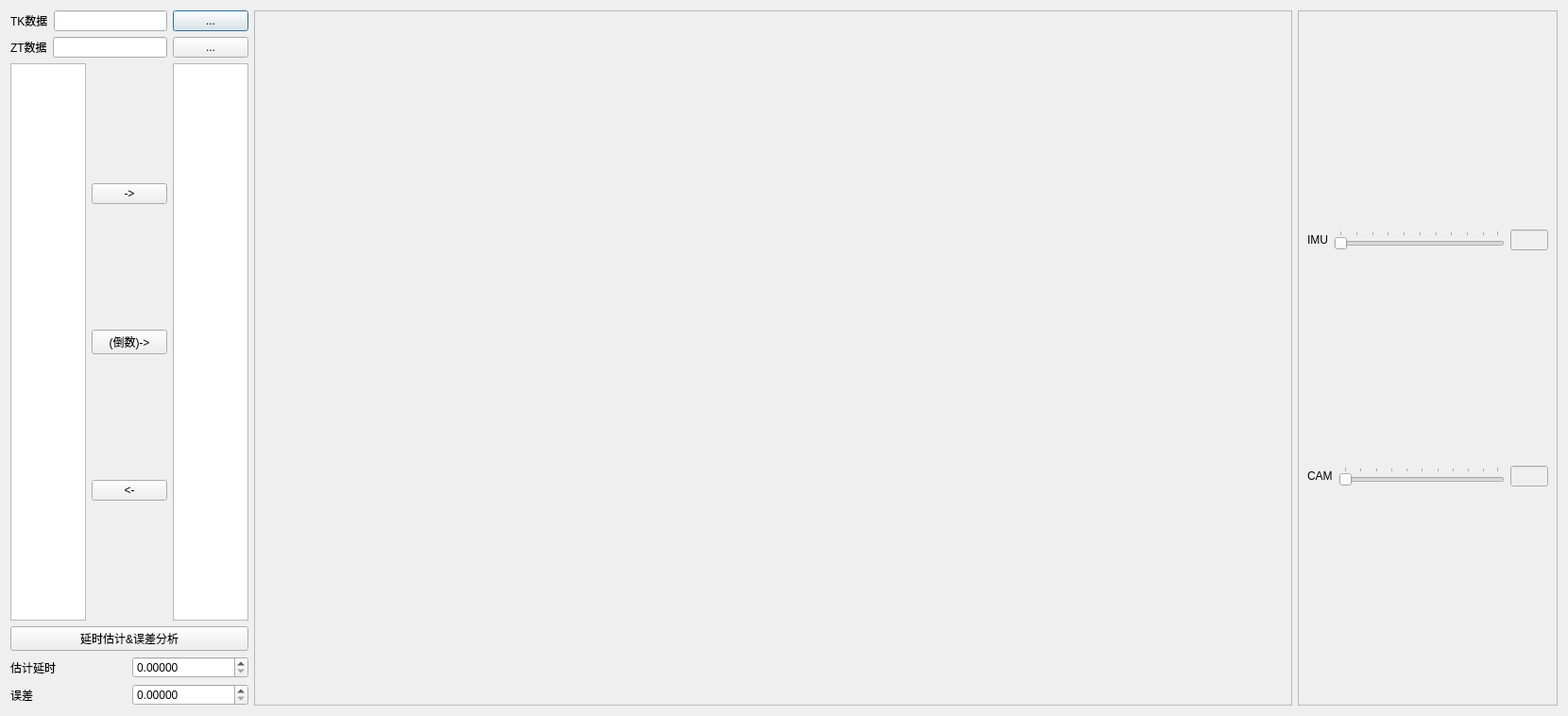
<?xml version="1.0" encoding="UTF-8"?>
<ui version="4.0">
 <class>Dialog</class>
 <widget class="QDialog" name="Dialog">
  <property name="windowModality">
   <enum>Qt::NonModal</enum>
  </property>
  <property name="geometry">
   <rect>
    <x>0</x>
    <y>0</y>
    <width>1660</width>
    <height>758</height>
   </rect>
  </property>
  <property name="sizePolicy">
   <sizepolicy hsizetype="Expanding" vsizetype="Expanding">
    <horstretch>0</horstretch>
    <verstretch>0</verstretch>
   </sizepolicy>
  </property>
  <property name="cursor">
   <cursorShape>ArrowCursor</cursorShape>
  </property>
  <property name="windowTitle">
   <string>结果分析</string>
  </property>
  <property name="windowIcon">
   <iconset>
    <normaloff>../res/数据.png</normaloff>../res/数据.png</iconset>
  </property>
  <property name="modal">
   <bool>false</bool>
  </property>
  <layout class="QVBoxLayout" name="verticalLayout_2">
   <item>
    <layout class="QHBoxLayout" name="horizontalLayout">
     <item>
      <layout class="QVBoxLayout" name="verticalLayout">
       <item>
        <layout class="QHBoxLayout" name="horizontalLayout_4">
         <item>
          <widget class="QLabel" name="label_2">
           <property name="text">
            <string>TK数据</string>
           </property>
          </widget>
         </item>
         <item>
          <widget class="QLineEdit" name="lineEdit">
           <property name="sizePolicy">
            <sizepolicy hsizetype="Expanding" vsizetype="Fixed">
             <horstretch>2</horstretch>
             <verstretch>0</verstretch>
            </sizepolicy>
           </property>
          </widget>
         </item>
         <item>
          <widget class="QPushButton" name="pushButton_opendata">
           <property name="text">
            <string>...</string>
           </property>
          </widget>
         </item>
        </layout>
       </item>
       <item>
        <layout class="QHBoxLayout" name="horizontalLayout_2">
         <item>
          <widget class="QLabel" name="label">
           <property name="sizePolicy">
            <sizepolicy hsizetype="Preferred" vsizetype="Preferred">
             <horstretch>1</horstretch>
             <verstretch>0</verstretch>
            </sizepolicy>
           </property>
           <property name="text">
            <string>ZT数据</string>
           </property>
          </widget>
         </item>
         <item>
          <widget class="QLineEdit" name="lineEdit_2">
           <property name="sizePolicy">
            <sizepolicy hsizetype="Expanding" vsizetype="Fixed">
             <horstretch>4</horstretch>
             <verstretch>0</verstretch>
            </sizepolicy>
           </property>
          </widget>
         </item>
         <item>
          <widget class="QPushButton" name="pushButton_openztdata">
           <property name="sizePolicy">
            <sizepolicy hsizetype="Minimum" vsizetype="Fixed">
             <horstretch>1</horstretch>
             <verstretch>0</verstretch>
            </sizepolicy>
           </property>
           <property name="text">
            <string>...</string>
           </property>
          </widget>
         </item>
        </layout>
       </item>
       <item>
        <layout class="QHBoxLayout" name="horizontalLayout_3">
         <item>
          <widget class="QListWidget" name="listWidget_1">
           <property name="sizePolicy">
            <sizepolicy hsizetype="Expanding" vsizetype="Expanding">
             <horstretch>2</horstretch>
             <verstretch>0</verstretch>
            </sizepolicy>
           </property>
           <property name="maximumSize">
            <size>
             <width>80</width>
             <height>16777215</height>
            </size>
           </property>
          </widget>
         </item>
         <item>
          <layout class="QVBoxLayout" name="verticalLayout_4">
           <item>
            <widget class="QPushButton" name="pushButton_2">
             <property name="sizePolicy">
              <sizepolicy hsizetype="Maximum" vsizetype="Fixed">
               <horstretch>2</horstretch>
               <verstretch>0</verstretch>
              </sizepolicy>
             </property>
             <property name="maximumSize">
              <size>
               <width>16777215</width>
               <height>16777215</height>
              </size>
             </property>
             <property name="text">
              <string>-&gt;</string>
             </property>
            </widget>
           </item>
           <item>
            <widget class="QPushButton" name="pushButton_3">
             <property name="cursor">
              <cursorShape>ArrowCursor</cursorShape>
             </property>
             <property name="text">
              <string>(倒数)-&gt;</string>
             </property>
            </widget>
           </item>
           <item>
            <widget class="QPushButton" name="pushButton">
             <property name="sizePolicy">
              <sizepolicy hsizetype="Maximum" vsizetype="Fixed">
               <horstretch>2</horstretch>
               <verstretch>0</verstretch>
              </sizepolicy>
             </property>
             <property name="maximumSize">
              <size>
               <width>16777215</width>
               <height>16777215</height>
              </size>
             </property>
             <property name="text">
              <string>&lt;-</string>
             </property>
            </widget>
           </item>
          </layout>
         </item>
         <item>
          <widget class="QListWidget" name="listWidget_2">
           <property name="sizePolicy">
            <sizepolicy hsizetype="Expanding" vsizetype="Expanding">
             <horstretch>2</horstretch>
             <verstretch>0</verstretch>
            </sizepolicy>
           </property>
           <property name="maximumSize">
            <size>
             <width>80</width>
             <height>16777215</height>
            </size>
           </property>
          </widget>
         </item>
        </layout>
       </item>
       <item>
        <widget class="QPushButton" name="pushButton_4">
         <property name="sizePolicy">
          <sizepolicy hsizetype="Expanding" vsizetype="Fixed">
           <horstretch>2</horstretch>
           <verstretch>0</verstretch>
          </sizepolicy>
         </property>
         <property name="maximumSize">
          <size>
           <width>16777215</width>
           <height>16777215</height>
          </size>
         </property>
         <property name="text">
          <string>延时估计&amp;&amp;误差分析</string>
         </property>
        </widget>
       </item>
       <item>
        <layout class="QHBoxLayout" name="horizontalLayout_5">
         <item>
          <widget class="QLabel" name="label_3">
           <property name="sizePolicy">
            <sizepolicy hsizetype="Minimum" vsizetype="Preferred">
             <horstretch>0</horstretch>
             <verstretch>0</verstretch>
            </sizepolicy>
           </property>
           <property name="text">
            <string>估计延时</string>
           </property>
          </widget>
         </item>
         <item>
          <widget class="QDoubleSpinBox" name="doubleSpinBox">
           <property name="decimals">
            <number>5</number>
           </property>
          </widget>
         </item>
        </layout>
       </item>
       <item>
        <layout class="QHBoxLayout" name="horizontalLayout_7">
         <item>
          <widget class="QLabel" name="label_4">
           <property name="sizePolicy">
            <sizepolicy hsizetype="Minimum" vsizetype="Preferred">
             <horstretch>0</horstretch>
             <verstretch>0</verstretch>
            </sizepolicy>
           </property>
           <property name="text">
            <string>误差</string>
           </property>
          </widget>
         </item>
         <item>
          <widget class="QDoubleSpinBox" name="doubleSpinBox_2">
           <property name="decimals">
            <number>5</number>
           </property>
          </widget>
         </item>
        </layout>
       </item>
      </layout>
     </item>
     <item>
      <widget class="QFrame" name="frame">
       <property name="sizePolicy">
        <sizepolicy hsizetype="Preferred" vsizetype="Preferred">
         <horstretch>20</horstretch>
         <verstretch>0</verstretch>
        </sizepolicy>
       </property>
       <property name="frameShape">
        <enum>QFrame::StyledPanel</enum>
       </property>
       <property name="frameShadow">
        <enum>QFrame::Raised</enum>
       </property>
       <layout class="QVBoxLayout" name="verticalLayout_8">
        <item>
         <layout class="QVBoxLayout" name="figureLayout"/>
        </item>
       </layout>
      </widget>
     </item>
     <item>
      <widget class="QFrame" name="frame_2">
       <property name="sizePolicy">
        <sizepolicy hsizetype="Preferred" vsizetype="Preferred">
         <horstretch>5</horstretch>
         <verstretch>0</verstretch>
        </sizepolicy>
       </property>
       <property name="frameShape">
        <enum>QFrame::StyledPanel</enum>
       </property>
       <property name="frameShadow">
        <enum>QFrame::Raised</enum>
       </property>
       <layout class="QVBoxLayout" name="verticalLayout_6">
        <item>
         <layout class="QVBoxLayout" name="histLayout"/>
        </item>
        <item>
         <layout class="QHBoxLayout" name="horizontalLayout_6">
          <item>
           <widget class="QLabel" name="label_5">
            <property name="sizePolicy">
             <sizepolicy hsizetype="Preferred" vsizetype="Minimum">
              <horstretch>0</horstretch>
              <verstretch>0</verstretch>
             </sizepolicy>
            </property>
            <property name="text">
             <string>IMU</string>
            </property>
           </widget>
          </item>
          <item>
           <widget class="QSlider" name="horizontalSlider">
            <property name="focusPolicy">
             <enum>Qt::StrongFocus</enum>
            </property>
            <property name="orientation">
             <enum>Qt::Horizontal</enum>
            </property>
            <property name="tickPosition">
             <enum>QSlider::TicksAbove</enum>
            </property>
            <property name="tickInterval">
             <number>10</number>
            </property>
           </widget>
          </item>
          <item>
           <widget class="QLineEdit" name="lineEdit_3">
            <property name="enabled">
             <bool>false</bool>
            </property>
            <property name="maximumSize">
             <size>
              <width>40</width>
              <height>16777215</height>
             </size>
            </property>
           </widget>
          </item>
         </layout>
        </item>
        <item>
         <layout class="QHBoxLayout" name="horizontalLayout_8">
          <item>
           <widget class="QLabel" name="label_6">
            <property name="sizePolicy">
             <sizepolicy hsizetype="Preferred" vsizetype="Minimum">
              <horstretch>0</horstretch>
              <verstretch>0</verstretch>
             </sizepolicy>
            </property>
            <property name="text">
             <string>CAM</string>
            </property>
           </widget>
          </item>
          <item>
           <widget class="QSlider" name="horizontalSlider_2">
            <property name="orientation">
             <enum>Qt::Horizontal</enum>
            </property>
            <property name="tickPosition">
             <enum>QSlider::TicksAbove</enum>
            </property>
            <property name="tickInterval">
             <number>10</number>
            </property>
           </widget>
          </item>
          <item>
           <widget class="QLineEdit" name="lineEdit_4">
            <property name="enabled">
             <bool>false</bool>
            </property>
            <property name="maximumSize">
             <size>
              <width>40</width>
              <height>16777215</height>
             </size>
            </property>
           </widget>
          </item>
         </layout>
        </item>
       </layout>
      </widget>
     </item>
    </layout>
   </item>
  </layout>
 </widget>
 <resources/>
 <connections/>
</ui>
